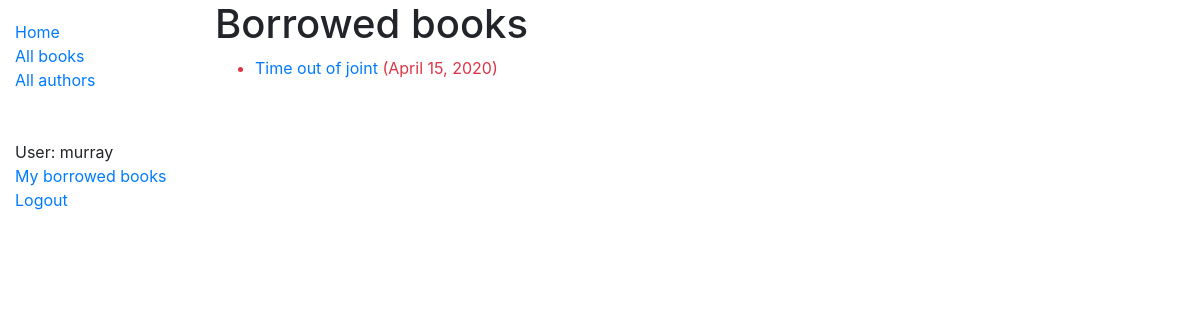
Page /catalog/mybooks/ (signed in) on the earlier database version.
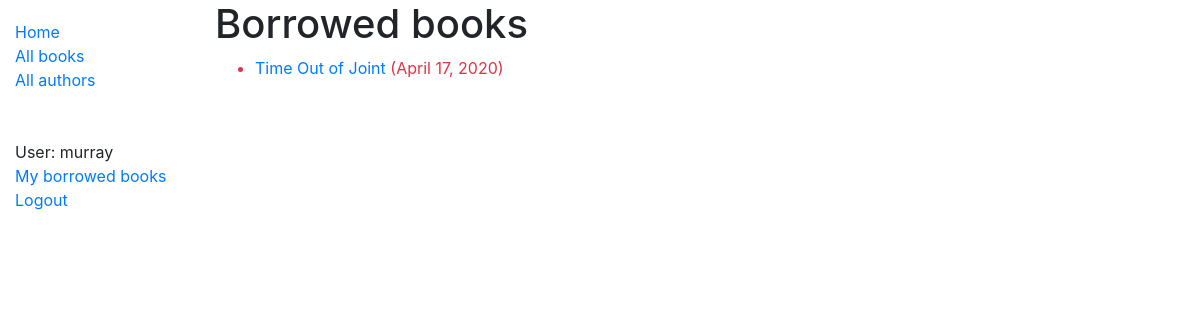
Same page on the later database version.
### catalog/models.py (models this page shows, shortened)
class BookInstance(models.Model):
    id = models.UUIDField(primary_key=True, default=uuid.uuid4, help_text='Unique ID for this particular book across whole library')
    book = models.ForeignKey('Book', on_delete=models.SET_NULL, null=True)
    imprint = models.CharField(max_length=200)
    due_back = models.DateField(null=True, blank=True)
    borrower = models.ForeignKey(User, on_delete=models.SET_NULL, null=True, blank=True)
    LOAN_STATUS = (
        ('m', 'Maintenance'),
        ('o', 'On loan'),
        ('a', 'Available'),
        ('r', 'Reserved'),
    )
    status = models.CharField(
        max_length=1,
        choices=LOAN_STATUS,
        blank=True,
        default='m',
        help_text='Book availability',
    )
    @property
    def is_overdue(self):
        if self.due_back and date.today() > self.due_back:
            return True
        return False
    class Meta:
        ordering = ['due_back']
        permissions = (("can_mark_returned", "Set book as returned"),)

class Book(models.Model):
    title = models.CharField(max_length=200)
    author = models.ForeignKey('Author', on_delete=models.SET_NULL, null=True)
    summary = models.TextField(max_length=1000, help_text='Enter a brief description of the book')
    isbn = models.CharField('ISBN', max_length=13, help_text='13 Character <a href="https://www.isbn-international.org/content/what-isbn">ISBN number</a>')
    genre = models.ManyToManyField(Genre, help_text='Select a genre for this book')
    def display_genre(self):
        """Create a string for the Genre. This is required to display genre in Admin."""
        return ', '.join(genre.name for genre in self.genre.all()[:3])
    display_genre.short_description = 'Genre'
    language = models.ForeignKey(Language, on_delete=models.SET_NULL, null=True, help_text='Select a language for this book')
    def display_language(self):
        return language.name
    display_language.short_description = 'Language'

### catalog/views.py (the view)
# urls.py: path('mybooks/', views.LoanedBooksByUserListView.as_view(), name='my-borrowed'),
class LoanedBooksByUserListView(LoginRequiredMixin,generic.ListView):
    model = BookInstance
    template_name ='catalog/bookinstance_list_borrowed_user.html'
    paginate_by = 10
    def get_queryset(self):
        return BookInstance.objects.filter(borrower=self.request.user).filter(status__exact='o').order_by('due_back')

### catalog/templates/catalog/bookinstance_list_borrowed_user.html (shortened to what this page needs)
{% extends "base_generic.html" %}
{% block content %}
    <h1>Borrowed books</h1>
    {% if bookinstance_list %}
    <ul>
      {% for bookinst in bookinstance_list %}
      <li class="{% if bookinst.is_overdue %}text-danger{% endif %}">
        <a href="{% url 'book-detail' bookinst.book.pk %}">{{bookinst.book.title}}</a> ({{ bookinst.due_back }})
      </li>
      {% endfor %}
    </ul>
    {% else %}
      <p>There are no books borrowed.</p>
    {% endif %}
{% endblock %}

Differences in the rows shown:
changed BookInstance: book "Time out of joint" → "Time Out of Joint"; due_back "April 15, 2020" → "April 17, 2020"
